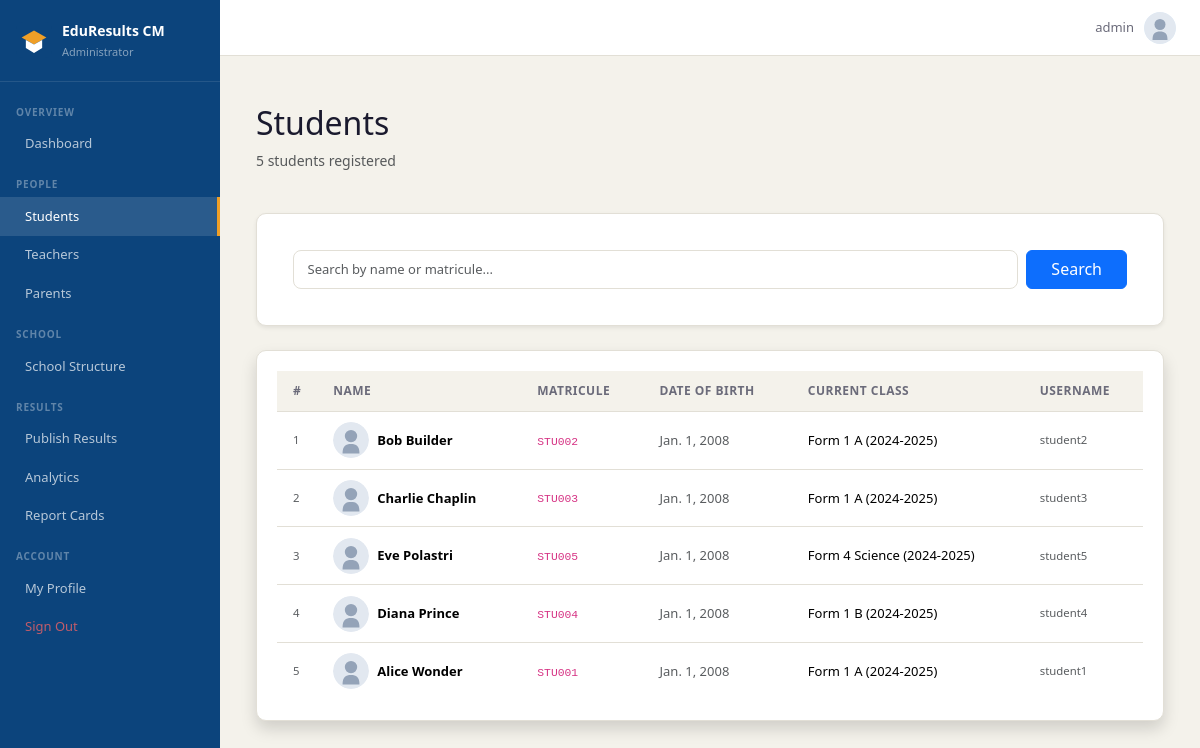
/accounts/manage/students/ (signed in), run on the app's committed database.
### accounts/models.py (models this page shows, shortened)
class User(AbstractUser):
    ROLE_CHOICES = [
        ('admin',   'Administrator'),
        ('teacher', 'Teacher'),
        ('student', 'Student'),
        ('parent',  'Parent'),
    ]
    role = models.CharField(max_length=10, choices=ROLE_CHOICES, default='student')
    def is_admin(self):   return self.role == 'admin'

class Student(models.Model):
    user       = models.OneToOneField(User, on_delete=models.CASCADE,
                                      related_name='student_profile')
    matricule  = models.CharField(max_length=20, unique=True)
    date_of_birth = models.DateField(null=True, blank=True)
    photo      = models.ImageField(upload_to=student_photo_upload_to, null=True, blank=True)

### school/models.py (models this page shows, shortened)
class Enrollment(models.Model):
    student       = models.ForeignKey(Student, on_delete=models.CASCADE,
                                      related_name='enrollments')
    class_group   = models.ForeignKey(Class, on_delete=models.CASCADE,
                                      related_name='enrollments')
    academic_year = models.ForeignKey(AcademicYear, on_delete=models.CASCADE)
    class Meta:
        unique_together = ['student', 'academic_year']

class Class(models.Model):
    academic_year = models.ForeignKey(AcademicYear, on_delete=models.CASCADE,
                                      related_name='classes')
    level         = models.CharField(max_length=20, choices=CLASS_LEVELS)
    suffix        = models.CharField(max_length=3, blank=True)   # e.g. "A", "B"
    class_teacher = models.ForeignKey(Teacher, null=True, blank=True,
                                      on_delete=models.SET_NULL,
                                      related_name='class_teacher_of')
    def __str__(self):
        return f"{self.level}{' ' + self.suffix if self.suffix else ''} ({self.academic_year})"
    class Meta:
        ordering = ['academic_year', 'level', 'suffix']
        verbose_name_plural = 'Classes'

class AcademicYear(models.Model):
    label      = models.CharField(max_length=20)        # e.g. "2024-2025"
    start_date = models.DateField()
    end_date   = models.DateField()
    is_active  = models.BooleanField(default=False)
    def __str__(self):
        return self.label
    class Meta:
        ordering = ['-start_date']

### accounts/views.py (the view, shortened to what this page needs)
# urls.py: path('manage/students/', views.manage_students, name='manage_students'),
@login_required
@role_required('admin')
def manage_students(request):
    from school.models import Enrollment
    q = request.GET.get('q', '').strip()
    students = Student.objects.select_related('user')
    students = students.order_by('user__last_name', 'user__first_name').distinct()
    result = []
    for stu in students:
        enr = Enrollment.objects.filter(student=stu).select_related(
            'class_group', 'academic_year'
        ).order_by('-academic_year__start_date').first()
        result.append({'student': stu, 'enrollment': enr})
    return render(request, 'accounts/manage/students.html', {
        'student_rows': result,
        'q': q,
        'total': students.count(),
    })

### templates/accounts/manage/students.html (shortened to what this page needs)
{% extends 'base.html' %}
{% load static %}
{% block nav_students %}active{% endblock %}
{% block content %}
<div class="container mt-4">
    <div class="row mb-4 align-items-center">
        <div class="col">
            <h2>Students</h2>
            <p class="text-muted">{{ total }} student{{ total|pluralize }} registered</p>
        </div>
    </div>
    <div class="card shadow-sm mb-4">
        <div class="card-body">
            <form method="get" class="d-flex gap-2">
                <input type="text" name="q" value="{{ q }}" class="form-control"
                       placeholder="Search by name or matricule...">
                <button type="submit" class="btn btn-primary px-4">
                     Search
                </button>
            </form>
        </div>
    </div>
    <div class="card shadow">
        <div class="card-body p-0">
            <div class="table-responsive">
                <table class="table table-hover mb-0 align-middle text-nowrap">
                    <thead class="table-dark">
                        <tr>
                            <th style="width:40px;">#</th>
                            <th>Name</th>
                            <th>Matricule</th>
                            <th>Date of Birth</th>
                            <th>Current Class</th>
                            <th>Username</th>
                        </tr>
                    </thead>
                    <tbody>
                        {% for row in student_rows %}
                        <tr>
                            <td class="text-muted small">{{ forloop.counter }}</td>
                            <td>
                                <div class="d-flex align-items-center gap-2">
                                    <img src="{% static 'img/default-avatar.svg' %}" alt="Avatar" class="rounded-circle flex-shrink-0" style="width:36px;height:36px;object-fit:cover;">
                                    <span class="fw-bold">{{ row.student.user.get_full_name }}</span>
                                </div>
                            </td>
                            <td><code>{{ row.student.matricule }}</code></td>
                            <td class="text-muted">{{ row.student.date_of_birth|default:"—" }}</td>
                            <td>
                                {% if row.enrollment %}
                                    {{ row.enrollment.class_group }}
                                {% else %}
                                    <span class="text-muted small">Not enrolled</span>
                                {% endif %}
                            </td>
                            <td class="text-muted small">{{ row.student.user.username }}</td>
                        </tr>
                        {% endfor %}
                    </tbody>
                </table>
            </div>
        </div>
    </div>
</div>
{% endblock %}

### templates/base.html (shortened to what this page needs)
{% load static %}
<!DOCTYPE html>
<html lang="en">
<head>
  <link href="https://cdn.jsdelivr.net/npm/bootstrap@5.3.3/dist/css/bootstrap.min.css" rel="stylesheet">
  <link href="https://cdn.jsdelivr.net/npm/@tabler/icons-webfont@latest/dist/tabler-icons.min.css" rel="stylesheet">
  <link href="{% static 'css/main.css' %}" rel="stylesheet">
</head>
<body>
{% if user.is_authenticated %}
<div class="app-layout">
  <aside class="sidebar" id="sidebar">
    <a href="{% url 'accounts:dashboard' %}" class="sidebar-logo" style="text-decoration: none;">
      <div class="sidebar-logo-icon" style="background: transparent;">
        <img src="{% static 'img/favicon.svg' %}" alt="Logo" style="width: 36px; height: 36px;">
      </div>
      <div>
        <div class="sidebar-app-name text-white">EduResults CM</div>
        <div class="sidebar-role">
          {% if user.is_admin %}Administrator
          {% elif user.is_teacher %}Teacher Portal
          {% elif user.is_student %}Student Portal
          {% elif user.is_parent %}Parent Portal
          {% endif %}
        </div>
      </div>
    </a>
    <nav class="sidebar-nav">
      {% if user.is_admin %}
      <div class="nav-section">Overview</div>
      <a href="{% url 'accounts:dashboard' %}" class="nav-item {% block nav_dashboard %}{% endblock %}">
         Dashboard
      </a>
      <div class="nav-section">People</div>
      <a href="{% url 'accounts:manage_students' %}" class="nav-item {% block nav_students %}{% endblock %}">
         Students
      </a>
      <a href="{% url 'accounts:manage_teachers' %}" class="nav-item {% block nav_teachers %}{% endblock %}">
         Teachers
      </a>
      <a href="{% url 'accounts:manage_parents' %}" class="nav-item {% block nav_parents %}{% endblock %}">
         Parents
      </a>
      <div class="nav-section">School</div>
      <a href="{% url 'school:structure' %}" class="nav-item {% block nav_structure %}{% endblock %}">
         School Structure
      </a>
      <div class="nav-section">Results</div>
      <a href="{% url 'school:publish_sequence' %}" class="nav-item {% block nav_marks %}{% endblock %}">
         Publish Results
      </a>
      <a href="{% url 'reports:analytics' %}" class="nav-item {% block nav_analytics %}{% endblock %}">
         Analytics
      </a>
      <a href="{% url 'reports:admin_hub' %}" class="nav-item {% block nav_reports %}{% endblock %}">
         Report Cards
      </a>
      {% endif %}
      <div class="nav-section">Account</div>
      <a href="{% url 'accounts:password_change' %}" class="nav-item {% block nav_profile %}{% endblock %}">
         My Profile
      </a>
      <a href="{% url 'accounts:logout' %}" class="nav-item nav-item-danger">
         Sign Out
      </a>
    </nav>
  </aside>
  <div class="main-wrapper">
    <header class="topbar">
      <a href="{% url 'accounts:password_change' %}" class="topbar-user text-decoration-none text-dark">
        <span class="topbar-name">{{ user.get_full_name|default:user.username }}</span>
        <img class="topbar-avatar" src="{% static 'img/default-avatar.svg' %}" alt="Avatar">
      </a>
    </header>
    <main class="main-content">
      {% block content %}{% endblock %}
    </main>
  </div>
</div>
{% else %}
  {% block auth_content %}{% endblock %}
{% endif %}
</body>
</html>

### static/css/main.css (style rules this page uses)
:root { --navy: #0C447C; --navy-mid: #378ADD; --navy-light: #E6F1FB; --amber: #BA7517; --amber-mid: #EF9F27; --amber-light:#FAEEDA; --teal: #0F6E56; --teal-light: #E1F5EE; --red: #A32D2D; --red-light: #FCEBEB; --surface: #F4F2EB; --border: #E2DFD6; --text: #1A1A2E; --text-muted: #6B6B7A; --white: #FFFFFF; --sidebar-w: 220px; }
*, *::before, *::after { box-sizing: border-box; margin: 0; padding: 0; }
body { font-family: 'Segoe UI', Arial, sans-serif; background: var(--surface); color: var(--text); font-size: 14px; line-height: 1.6; }
a { color: var(--navy-mid); text-decoration: none; }
.app-layout { display: flex; min-height: 100vh; overflow-x: hidden; }
.sidebar { width: var(--sidebar-w); background: var(--navy); display: flex; flex-direction: column; flex-shrink: 0; position: fixed; top: 0; left: 0; height: 100vh; overflow-y: auto; z-index: 100; transition: transform .25s ease; }
.sidebar-logo { display: flex; align-items: center; gap: 10px; padding: 1.25rem 1rem; border-bottom: 1px solid rgba(255,255,255,.1); }
.sidebar-logo-icon { width: 36px; height: 36px; background: rgba(255,255,255,.15); border-radius: 8px; display: flex; align-items: center; justify-content: center; font-size: 18px; color: #fff; flex-shrink: 0; }
.sidebar-app-name { font-size: 14px; font-weight: 600; color: #fff; }
.sidebar-role { font-size: 11px; color: rgba(255,255,255,.5); margin-top: 1px; }
.sidebar-nav { padding: .5rem 0 1rem; flex: 1; }
.nav-section { font-size: 10px; font-weight: 600; color: rgba(255,255,255,.35); text-transform: uppercase; letter-spacing: .08em; padding: .85rem 1rem .3rem; }
.nav-item { display: flex; align-items: center; gap: 9px; padding: .55rem 1rem; font-size: 13px; color: rgba(255,255,255,.7); transition: all .15s; border-right: 3px solid transparent; }
.nav-item.active { background: rgba(255,255,255,.12); color: #fff; border-right-color: var(--amber-mid); }
.nav-item-danger { color: rgba(255,100,100,.75) !important; }
.main-wrapper { margin-left: var(--sidebar-w); flex: 1; display: flex; flex-direction: column; min-height: 100vh; }
.topbar { height: 56px; background: var(--white); border-bottom: 1px solid var(--border); display: flex; align-items: center; padding: 0 1.5rem; gap: 1rem; position: sticky; top: 0; z-index: 50; }
.topbar-user { display: flex; align-items: center; gap: 10px; }
.topbar-name { font-size: 13px; color: var(--text-muted); }
.topbar-avatar { width: 32px; height: 32px; background: var(--navy-light); color: var(--navy); border-radius: 50%; display: flex; align-items: center; justify-content: center; font-size: 12px; font-weight: 700; }
.main-content { padding: 1.5rem; flex: 1; }
.card { background: var(--white); border: 1px solid var(--border); border-radius: 10px; padding: 1.25rem; margin-bottom: 1rem; }
.table { margin: 0; font-size: 13px; }
.table thead th { background: var(--surface); border-bottom: 1px solid var(--border); font-weight: 600; font-size: 12px; color: var(--text-muted); text-transform: uppercase; letter-spacing: .04em; padding: .65rem 1rem; }
.table tbody td { padding: .65rem 1rem; border-bottom: 1px solid var(--border); vertical-align: middle; }
.table tbody tr:last-child td { border-bottom: none; }
.form-control, .form-select { background: var(--white); border: 1px solid var(--border); color: var(--text); border-radius: 8px; font-size: 13px; padding: .55rem .85rem; }

### data on the page
User: get_full_name "admin"
Student: student.user.get_full_name "Bob Builder", student.matricule "STU002", student.date_of_birth "Jan. 1, 2008", enrollment.class_group "Form 1 A (2024-2025)", student.user.username "student2"
Student: student.user.get_full_name "Charlie Chaplin", student.matricule "STU003", student.date_of_birth "Jan. 1, 2008", enrollment.class_group "Form 1 A (2024-2025)", student.user.username "student3"
Student: student.user.get_full_name "Eve Polastri", student.matricule "STU005", student.date_of_birth "Jan. 1, 2008", enrollment.class_group "Form 4 Science (2024-2025)", student.user.username "student5"
Student: student.user.get_full_name "Diana Prince", student.matricule "STU004", student.date_of_birth "Jan. 1, 2008", enrollment.class_group "Form 1 B (2024-2025)", student.user.username "student4"
Student: student.user.get_full_name "Alice Wonder", student.matricule "STU001", student.date_of_birth "Jan. 1, 2008", enrollment.class_group "Form 1 A (2024-2025)", student.user.username "student1"

### other printed values
{{ total }} "5"
